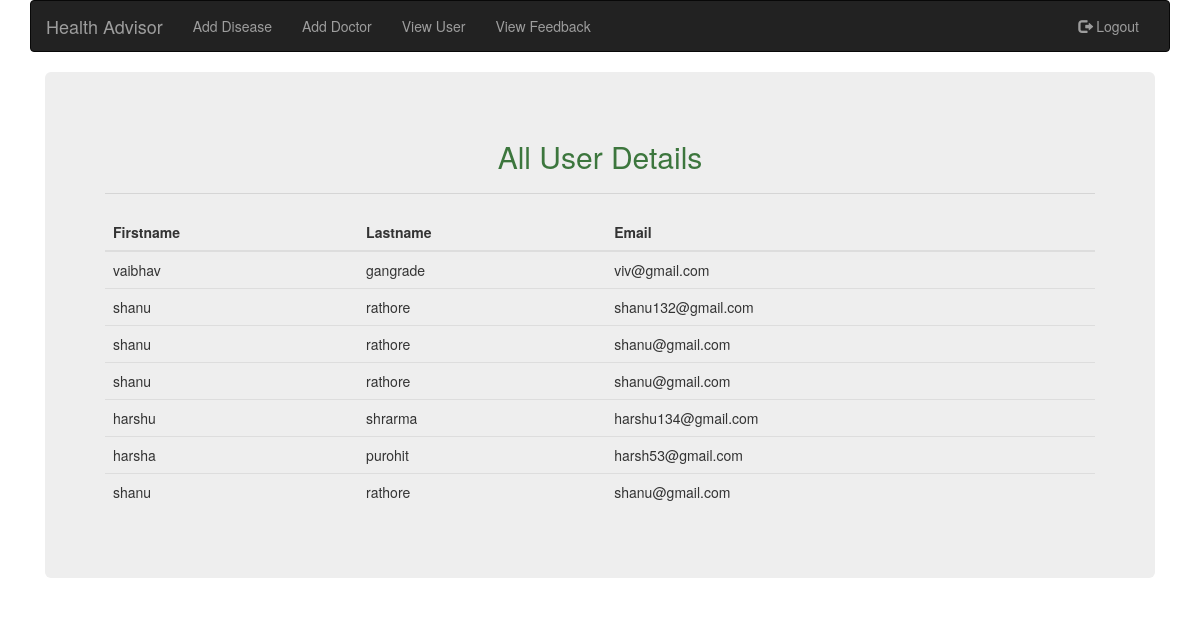
Page /Admin/view_user.php (signed in) on the committed database.
### tables this page shows
CREATE TABLE IF NOT EXISTS `patient_register` (
  `id` int(11) NOT NULL AUTO_INCREMENT,
  `firstname` varchar(100) NOT NULL,
  `lastname` varchar(100) NOT NULL,
  `user_email` varchar(100) NOT NULL,
  `user_password` varchar(255) NOT NULL,
  PRIMARY KEY (`id`)
);

### Admin/view_user.php (the view, shortened to what this page needs)
<?php include("inc/header.php"); ?>
<?php include("inc/navbar.php"); ?>
<div class="col-md-12">
<div class="jumbotron">
<h2 class="text-success text-center">All User Details</h2><hr>
<table class="table table-hover">
    <thead>
      <tr>
        <th>Firstname</th>
        <th>Lastname</th>
        <th>Email</th>
      </tr>
    </thead>
    <tbody>
    	<?php
$select_user_data="SELECT * FROM patient_register";
$res = mysqli_query($conn,$select_user_data);
if(mysqli_num_rows($res)>0){
	while($rs = mysqli_fetch_assoc($res)){ ?>
<tr>
        <td><?php echo $rs['firstname']; ?></td>
        <td><?php echo $rs['lastname']; ?></td>
        <td><?php echo $rs['user_email']; ?></td>
      </tr>
		<?php
	}
}
?>
    </tbody>
  </table>
</div>
</div>
<?php include("inc/footer.php"); ?>

### Admin/inc/header.php (shortened to what this page needs)
<!DOCTYPE html>
<html lang="en">
<head>
  <link rel="stylesheet" href="https://maxcdn.bootstrapcdn.com/bootstrap/3.4.0/css/bootstrap.min.css">
</head>
<body>
<div class="container">

### Admin/inc/navbar.php (shortened to what this page needs)
<nav class="navbar navbar-inverse">
  <div class="container-fluid">
    <div class="navbar-header">
      <a class="navbar-brand" href="#">Health Advisor</a>
    </div>
    <div class="collapse navbar-collapse" id="myNavbar">
      <ul class="nav navbar-nav">
        <li><a href="add_disease.php">Add Disease</a></li>
        <li><a href="add_doctor.php">Add Doctor</a></li>
        <li><a href="view_user.php">View User</a></li>
        <li><a href="view_feedback.php">View Feedback</a></li>
      </ul>
      <ul class="nav navbar-nav navbar-right">
        <li><a href="logout.php"><span class="glyphicon glyphicon-log-out"></span> Logout</a></li>
      </ul>
    </div>
  </div>
</nav>

### Admin/inc/footer.php (shortened to what this page needs)
</div>
</body>
</html>

### rows in the picture
patient_register: firstname "vaibhav", lastname "gangrade", user_email "viv@gmail.com"
patient_register: firstname "shanu", lastname "rathore", user_email "shanu132@gmail.com"
patient_register: firstname "shanu", lastname "rathore", user_email "shanu@gmail.com"
patient_register: firstname "shanu", lastname "rathore", user_email "shanu@gmail.com"
patient_register: firstname "harshu", lastname "shrarma", user_email "harshu134@gmail.com"
patient_register: firstname "harsha", lastname "purohit", user_email "harsh53@gmail.com"
patient_register: firstname "shanu", lastname "rathore", user_email "shanu@gmail.com"
